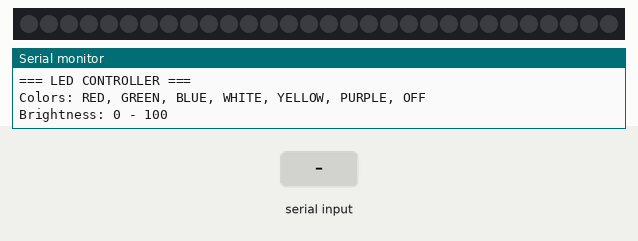
Simulated run of this sketch. Board: Arduino Uno, built with avr-gcc and run on an emulated ATmega328P. Parts: 30 RGB LEDs in strip order, left to right, the last lines printed to the serial monitor. Inputs (shaded band) come from the test bench.

Above: at 1.2 s.
1.3 s: "RED\n" received over Serial
At 1.9 s:
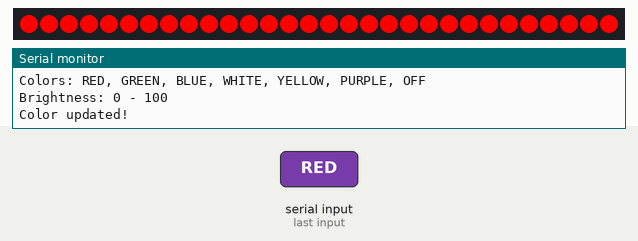
2.8 s: "GREEN\n" received over Serial
At 3.2 s:
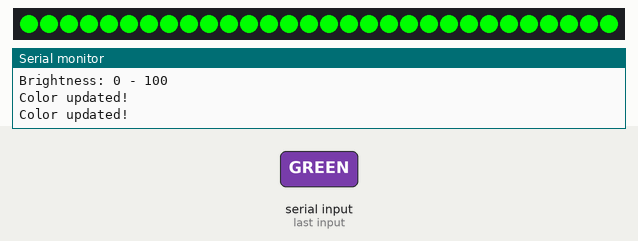
4.3 s: "BLUE\n" received over Serial
At 5.5 s:
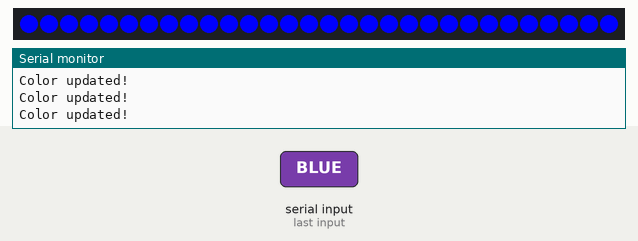
5.8 s: "WHITE\n" received over Serial
At 6.6 s:
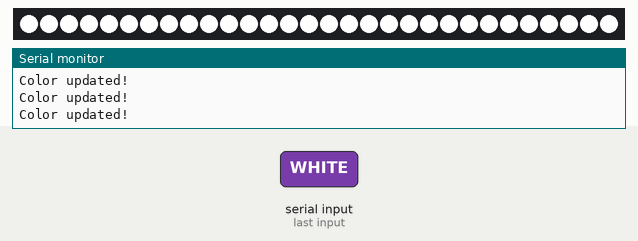
7.3 s: "YELLOW\n" received over Serial
At 7.8 s:
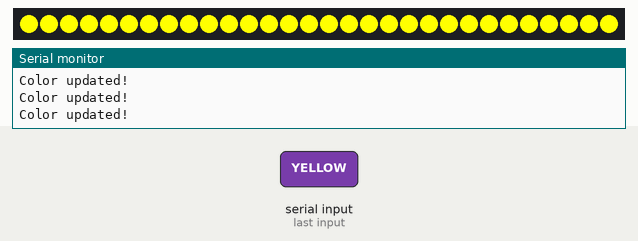
8.8 s: "PURPLE\n" received over Serial
At 10.2 s:
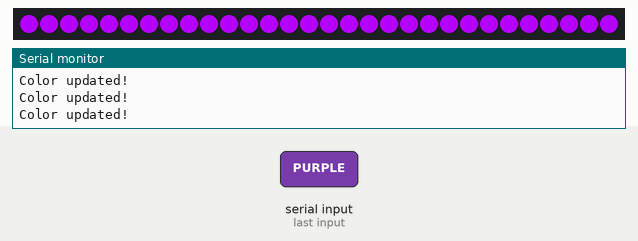
Timing chart, 0 to 11.3 s (numbered marks = the images above; inputs shaded):
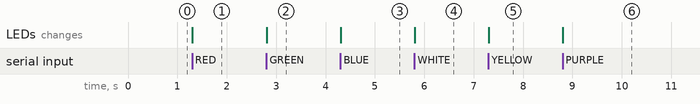

The sketch:

TiraLEDs.ino
```cpp
#include <Adafruit_NeoPixel.h>

#define LED_PIN 9
#define NUM_LEDS 30  // Cambia según el número de LEDs de tu tira

Adafruit_NeoPixel strip(
  NUM_LEDS,
  LED_PIN,
  NEO_GRB + NEO_KHZ800
);

int brightness = 100;

void setup() {
  Serial.begin(9600);

  strip.begin();
  strip.setBrightness(255);
  strip.show();

  Serial.println("=== LED CONTROLLER ===");
  Serial.println("Colors: RED, GREEN, BLUE, WHITE, YELLOW, PURPLE, OFF");
  Serial.println("Brightness: 0 - 100");
}

void loop() {
  if (Serial.available()) {

    String command = Serial.readStringUntil('\n');
    command.trim();
    command.toUpperCase();

    if (command == "RED") {
      setColor(255, 0, 0);
    }
    else if (command == "GREEN") {
      setColor(0, 255, 0);
    }
    else if (command == "BLUE") {
      setColor(0, 0, 255);
    }
    else if (command == "WHITE") {
      setColor(255, 255, 255);
    }
    else if (command == "YELLOW") {
      setColor(255, 255, 0);
    }
    else if (command == "PURPLE") {
      setColor(180, 0, 255);
    }
    else if (command == "OFF") {
      setColor(0, 0, 0);
    }
    else if (isDigit(command[0])) {
      int value = command.toInt();

      if (value >= 0 && value <= 100) {
        brightness = value;
        strip.setBrightness(map(brightness, 0, 100, 0, 255));
        strip.show();

        Serial.print("Brightness: ");
        Serial.print(brightness);
        Serial.println("%");
      }
    }
    else {
      Serial.println("Unknown command");
    }
  }
}

void setColor(int r, int g, int b) {
  for (int i = 0; i < NUM_LEDS; i++) {
    strip.setPixelColor(i, strip.Color(r, g, b));
  }

  strip.show();

  Serial.println("Color updated!");
}
```

Measured:
- after the input at 1.3 s, the LEDs: change at once (image 1)
- after the input at 2.8 s, the LEDs: change at once (image 2)
- after the input at 4.3 s, the LEDs: change at once (image 3)
- after the input at 5.8 s, the LEDs: change at once (image 4)
- after the input at 7.3 s, the LEDs: change at once (image 5)
- after the input at 8.8 s, the LEDs: change at once (image 6)
